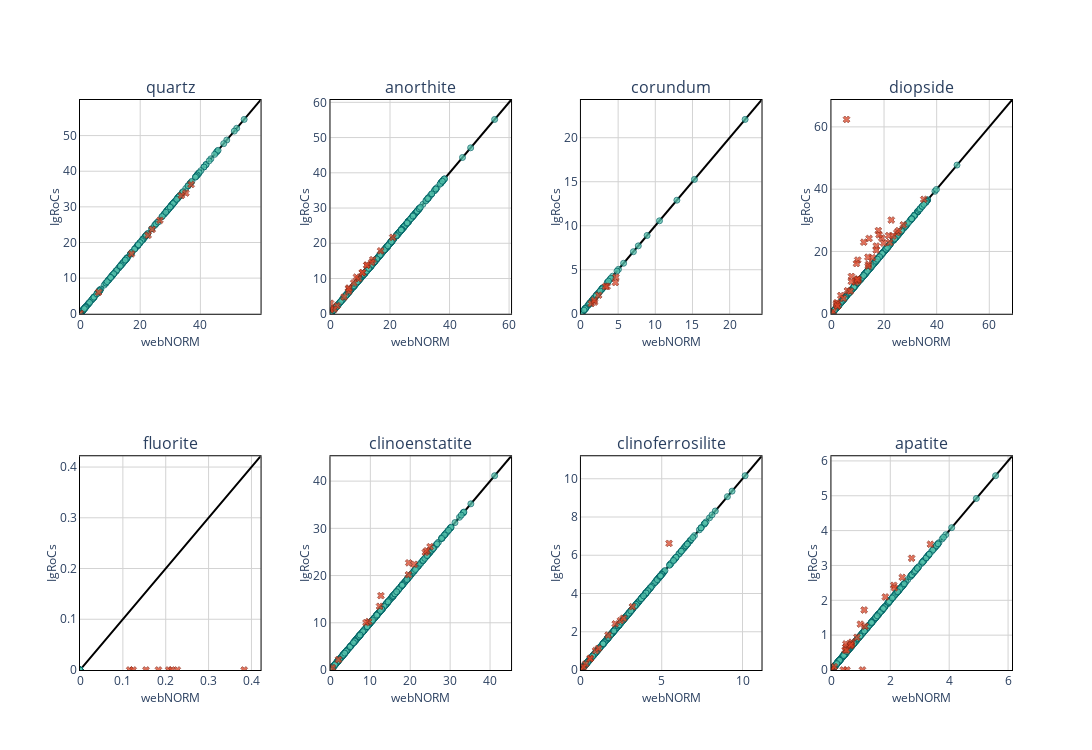

The notebook cell saved with this chart:
### Code cell
#### SAME PLOT AS ABOVE BUT ONLY FOR MINERALS WHERE THERE ARE DIFFERENCES BETWEEN IGROCS AND WEBNORM

plot_norms = ['quartz', 'anorthite', 'corundum', 'diopside', 'fluorite', 'clinoenstatite', 'clinoferrosilite', 'apatite']

# define the number of rows and columns for the subplots

cols=4
rows=math.ceil((len(plot_norms)/cols))

fig = make_subplots(rows=rows, cols=cols, subplot_titles=plot_norms, horizontal_spacing=0.075)

list_index = 0
n_plots = len(plot_norms)

#Add dummy traces to get legend to work
fig.append_trace(
                go.Scatter(
                    x=[0],
                    y=[0],
                    mode='markers',
                    marker=dict(
                        color="#57C4AD",
                        opacity=0.75,
                        line=dict(
                            color='#006164',
                            width=1)),
                    name=r'<1% relative difference',
                    showlegend=True
                    ),
                row=1,
                col=1
            )
fig.append_trace(
                go.Scatter(
                    x=[0],
                    y=[0],
                    mode='markers',
                    marker=dict(
                        symbol='x',
                        color="#DB4325",
                        opacity=0.75,
                        line=dict(
                            color='#8b2a17',
                            width=1)),
                    name=r'>1% relative difference',
                    showlegend=True
                    ),
                row=1,
                col=1
            )

for i in range(1,rows+1):
    for j in range(1,cols+1):
        if list_index + 1 <= n_plots:
            trace = plot_norms[list_index]

            pct_diff_norms_filter = abs(pd.to_numeric(web_norms_lemaitre[trace], errors='coerce') - 
            pd.to_numeric(igrocs_norms_lemaitre[trace], errors='coerce')) / pd.to_numeric(igrocs_norms_lemaitre[trace], errors='coerce') > 0.01


            fig.append_trace(
                go.Scatter(
                    x=[0,100],
                    y=[0,100],
                    mode='lines',
                    line=dict(color='black')
                    ),
                row=i,
                col=j
            )

            fig.append_trace(
            go.Scatter(
                x=pd.to_numeric(web_norms_lemaitre[trace][pct_diff_norms_filter==False], errors='coerce').fillna(0),
                y=pd.to_numeric(igrocs_norms_lemaitre[trace][pct_diff_norms_filter==False], errors='coerce').fillna(0),
                mode='markers',
                marker=dict(
                        color="#57C4AD",
                        opacity=0.75,
                        line=dict(
                            color='#006164',
                            width=1)),
                name=trace
                ),
            row=i,
            col=j
            )

            fig.append_trace(
                go.Scatter(
                    x=pd.to_numeric(web_norms_lemaitre[trace][pct_diff_norms_filter], errors='coerce').fillna(0),
                    y=pd.to_numeric(igrocs_norms_lemaitre[trace][pct_diff_norms_filter], errors='coerce').fillna(0),
                    mode='markers',
                    marker=dict(
                        symbol='x',
                        color="#DB4325",
                        opacity=0.75,
                        line=dict(
                            color='#8b2a17',
                            width=1)),
                    name=trace
                    ),
                row=i,
                col=j
            )
            
            x_max = pd.to_numeric(web_norms_lemaitre[trace], errors='coerce').max()
            y_max =  pd.to_numeric(igrocs_norms_lemaitre[trace], errors='coerce').max()

            xy_max = max([x_max, y_max])*1.1

            if xy_max == 0:
                xy_max = 100


            fig.update_xaxes(
                title_text="webNORM",
                title_font = {"size": 12},
                title_standoff = 5,
                range=[0,xy_max],
                row=i,
                col=j,
                showgrid=True,
                gridcolor='lightgrey',
                linecolor='black',
                showline=True,
                linewidth=1,
                mirror=True
                )
            
            fig.update_yaxes(
                title_text='IgRoCs',
                title_font = {"size": 12},
                title_standoff = 0,
                range=[0,xy_max],
                row=i,
                col=j,
                showgrid=True,
                gridcolor='lightgrey',
                linecolor='black',
                showline=True,
                linewidth=1,
                mirror=True
                )

        list_index +=1

fig.update_layout(height=750, width=1250, showlegend=False, plot_bgcolor='rgba(0,0,0,0)', title_x=0.5)
fig.show()
fig.write_image('figures/igrocs_vs_webnorm_discrepancies.png', scale=2)

### Figure 1 — Plotly figure (JSON) as saved in the notebook; plotly's stock layout.template omitted (floating-point values rounded to 4 significant figures; data arrays with more than 128 entries replaced by an {"elided": "..."} marker saying what was removed)
{"data": [{"marker": {"color": "#57C4AD", "line": {"color": "#006164", "width": 1}, "opacity": 0.75}, "mode": "markers", "name": "<1% relative difference", "showlegend": true, "type": "scatter", "x": [0], "xaxis": "x", "y": [0], "yaxis": "y"}, {"marker": {"color": "#DB4325", "line": {"color": "#8b2a17", "width": 1}, "opacity": 0.75, "symbol": "x"}, "mode": "markers", "name": ">1% relative difference", "showlegend": true, "type": "scatter", "x": [0], "xaxis": "x", "y": [0], "yaxis": "y"}, {"line": {"color": "black"}, "mode": "lines", "type": "scatter", "x": [0, 100], "xaxis": "x", "y": [0, 100], "yaxis": "y"}, {"marker": {"color": "#57C4AD", "line": {"color": "#006164", "width": 1}, "opacity": 0.75}, "mode": "markers", "name": "quartz", "type": "scatter", "x": {"elided": "489 float values"}, "xaxis": "x", "y": {"elided": "489 float values"}, "yaxis": "y"}, {"marker": {"color": "#DB4325", "line": {"color": "#8b2a17", "width": 1}, "opacity": 0.75, "symbol": "x"}, "mode": "markers", "name": "quartz", "type": "scatter", "x": [0.072, 6.188, 35.16, 36.91, 33.67, 17.08, 22.62, 23.99, 26.55], "xaxis": "x", "y": [0.071, 6.016, 33.88, 36.27, 33.18, 16.8, 22.04, 23.68, 26.23], "yaxis": "y"}, {"line": {"color": "black"}, "mode": "lines", "type": "scatter", "x": [0, 100], "xaxis": "x2", "y": [0, 100], "yaxis": "y2"}, {"marker": {"color": "#57C4AD", "line": {"color": "#006164", "width": 1}, "opacity": 0.75}, "mode": "markers", "name": "anorthite", "type": "scatter", "x": {"elided": "478 float values"}, "xaxis": "x2", "y": {"elided": "478 float values"}, "yaxis": "y2"}, {"marker": {"color": "#DB4325", "line": {"color": "#8b2a17", "width": 1}, "opacity": 0.75, "symbol": "x"}, "mode": "markers", "name": "anorthite", "type": "scatter", "x": [12.28, 9.422, 7.828, 6.138, 14.21, 20.91, 6.124, 13.8, 8.726, 4.574, 2.233, 1.257, 0, 0, 0, 16.85, 12.19, 10.77, 10.71, 6.147], "xaxis": "x2", "y": [13.78, 9.947, 8.767, 7.294, 15.34, 21.7, 6.4, 14.57, 10.39, 4.746, 2.291, 1.302, 2.973, 1.487, 1.139, 17.86, 13.79, 11.6, 11.7, 7.075], "yaxis": "y2"}, {"line": {"color": "black"}, "mode": "lines", "type": "scatter", "x": [0, 100], "xaxis": "x3", "y": [0, 100], "yaxis": "y3"}, {"marker": {"color": "#57C4AD", "line": {"color": "#006164", "width": 1}, "opacity": 0.75}, "mode": "markers", "name": "corundum", "type": "scatter", "x": {"elided": "490 float values"}, "xaxis": "x3", "y": {"elided": "490 float values"}, "yaxis": "y3"}, {"marker": {"color": "#DB4325", "line": {"color": "#8b2a17", "width": 1}, "opacity": 0.75, "symbol": "x"}, "mode": "markers", "name": "corundum", "type": "scatter", "x": [4.634, 4.699, 3.516, 1.388, 1.823, 3.309, 1.79, 2.384], "xaxis": "x3", "y": [3.545, 4.154, 3.099, 1.151, 1.327, 3.111, 1.524, 2.109], "yaxis": "y3"}, {"line": {"color": "black"}, "mode": "lines", "type": "scatter", "x": [0, 100], "xaxis": "x4", "y": [0, 100], "yaxis": "y4"}, {"marker": {"color": "#57C4AD", "line": {"color": "#006164", "width": 1}, "opacity": 0.75}, "mode": "markers", "name": "diopside", "type": "scatter", "x": {"elided": "457 float values"}, "xaxis": "x4", "y": {"elided": "457 float values"}, "yaxis": "y4"}, {"marker": {"color": "#DB4325", "line": {"color": "#8b2a17", "width": 1}, "opacity": 0.75, "symbol": "x"}, "mode": "markers", "name": "diopside", "type": "scatter", "x": [22.76, 19.12, 35.11, 17.84, 5.736, 10.05, 10.01, 9.106, 2.336, 6.055, 14.32, 19.84, 17.06, 17.03, 14.14, 15.56, 13.88, 7.611, 7.562, 2.218, 12.3, 0.039, 7.164, 1.992, 3.559, 1.894, 4.532, 10.01, 9.51, 21.75, 10.15, 2.291, 0.632, 9.809, 13.99, 18.1, 24.86, 23.43, 22.15, 25.54, 27.32], "xaxis": "x4", "y": [30.09, 24.31, 36.74, 26.71, 62.4, 11.21, 10.54, 10.14, 2.471, 7.398, 24.17, 22.67, 21.75, 20.44, 15.9, 18.01, 18.17, 11.99, 10.37, 3.365, 22.98, 0.038, 7.251, 3.519, 5.869, 2.97, 4.95, 17.23, 16.11, 25.1, 10.87, 2.521, 0.662, 11.04, 15.32, 25.34, 26.05, 24.97, 22.89, 26.7, 28.56], "yaxis": "y4"}, {"line": {"color": "black"}, "mode": "lines", "type": "scatter", "x": [0, 100], "xaxis": "x5", "y": [0, 100], "yaxis": "y5"}, {"marker": {"color": "#57C4AD", "line": {"color": "#006164", "width": 1}, "opacity": 0.75}, "mode": "markers", "name": "fluorite", "type": "scatter", "x": {"elided": "490 int values"}, "xaxis": "x5", "y": {"elided": "490 int values"}, "yaxis": "y5"}, {"marker": {"color": "#DB4325", "line": {"color": "#8b2a17", "width": 1}, "opacity": 0.75, "symbol": "x"}, "mode": "markers", "name": "fluorite", "type": "scatter", "x": [0.227, 0.116, 0.124, 0.183, 0.383, 0.154, 0.207, 0.214], "xaxis": "x5", "y": [0, 0, 0, 0, 0, 0, 0, 0], "yaxis": "y5"}, {"line": {"color": "black"}, "mode": "lines", "type": "scatter", "x": [0, 100], "xaxis": "x6", "y": [0, 100], "yaxis": "y6"}, {"marker": {"color": "#57C4AD", "line": {"color": "#006164", "width": 1}, "opacity": 0.75}, "mode": "markers", "name": "clinoenstatite", "type": "scatter", "x": {"elided": "486 float values"}, "xaxis": "x6", "y": {"elided": "486 float values"}, "yaxis": "y6"}, {"marker": {"color": "#DB4325", "line": {"color": "#8b2a17", "width": 1}, "opacity": 0.75, "symbol": "x"}, "mode": "markers", "name": "clinoenstatite", "type": "scatter", "x": [19.62, 9.567, 2.004, 0.482, 8.905, 12.31, 12.65, 23.77, 20.99, 19.52, 24.98, 24.14], "xaxis": "x6", "y": [22.69, 10.25, 2.208, 0.505, 10.02, 13.49, 15.74, 24.92, 22.39, 20.18, 26.11, 25.25], "yaxis": "y6"}, {"line": {"color": "black"}, "mode": "lines", "type": "scatter", "x": [0, 100], "xaxis": "x7", "y": [0, 100], "yaxis": "y7"}, {"marker": {"color": "#57C4AD", "line": {"color": "#006164", "width": 1}, "opacity": 0.75}, "mode": "markers", "name": "clinoferrosilite", "type": "scatter", "x": {"elided": "485 float values"}, "xaxis": "x7", "y": {"elided": "485 float values"}, "yaxis": "y7"}, {"marker": {"color": "#DB4325", "line": {"color": "#8b2a17", "width": 1}, "opacity": 0.75, "symbol": "x"}, "mode": "markers", "name": "clinoferrosilite", "type": "scatter", "x": [0.036, 2.124, 0.582, 0.287, 0.15, 0.905, 1.68, 5.454, 1.084, 2.442, 2.629, 0.566, 3.181], "xaxis": "x7", "y": [0.035, 2.413, 0.617, 0.313, 0.157, 1.012, 1.826, 6.622, 1.13, 2.584, 2.706, 0.588, 3.309], "yaxis": "y7"}, {"line": {"color": "black"}, "mode": "lines", "type": "scatter", "x": [0, 100], "xaxis": "x8", "y": [0, 100], "yaxis": "y8"}, {"marker": {"color": "#57C4AD", "line": {"color": "#006164", "width": 1}, "opacity": 0.75}, "mode": "markers", "name": "apatite", "type": "scatter", "x": {"elided": "469 float values"}, "xaxis": "x8", "y": {"elided": "469 float values"}, "yaxis": "y8"}, {"marker": {"color": "#DB4325", "line": {"color": "#8b2a17", "width": 1}, "opacity": 0.75, "symbol": "x"}, "mode": "markers", "name": "apatite", "type": "scatter", "x": [0.023, 0.002, 0.002, 0.002, 0.002, 0.002, 0.097, 0.984, 0.689, 0.494, 0.492, 0.466, 0.516, 2.117, 2.725, 1.112, 2.406, 1.831, 3.361, 1.14, 2.142, 1.054, 0.527, 0.404, 0.869, 0.655, 0.64, 0.682, 0.66], "xaxis": "x8", "y": [0.024, 0.003, 0.003, 0.003, 0.003, 0.003, 0.096, 1.315, 0.796, 0.659, 0.749, 0.57, 0.57, 2.431, 3.206, 1.722, 2.659, 2.096, 3.608, 1.254, 2.357, 0, 0, 0, 0.939, 0.703, 0.7, 0.741, 0.721], "yaxis": "y8"}], "layout": {"annotations": [{"font": {"size": 16}, "showarrow": false, "text": "quartz", "x": 0.09688, "xanchor": "center", "xref": "paper", "y": 1, "yanchor": "bottom", "yref": "paper"}, {"font": {"size": 16}, "showarrow": false, "text": "anorthite", "x": 0.3656, "xanchor": "center", "xref": "paper", "y": 1, "yanchor": "bottom", "yref": "paper"}, {"font": {"size": 16}, "showarrow": false, "text": "corundum", "x": 0.6344, "xanchor": "center", "xref": "paper", "y": 1, "yanchor": "bottom", "yref": "paper"}, {"font": {"size": 16}, "showarrow": false, "text": "diopside", "x": 0.9031, "xanchor": "center", "xref": "paper", "y": 1, "yanchor": "bottom", "yref": "paper"}, {"font": {"size": 16}, "showarrow": false, "text": "fluorite", "x": 0.09688, "xanchor": "center", "xref": "paper", "y": 0.375, "yanchor": "bottom", "yref": "paper"}, {"font": {"size": 16}, "showarrow": false, "text": "clinoenstatite", "x": 0.3656, "xanchor": "center", "xref": "paper", "y": 0.375, "yanchor": "bottom", "yref": "paper"}, {"font": {"size": 16}, "showarrow": false, "text": "clinoferrosilite", "x": 0.6344, "xanchor": "center", "xref": "paper", "y": 0.375, "yanchor": "bottom", "yref": "paper"}, {"font": {"size": 16}, "showarrow": false, "text": "apatite", "x": 0.9031, "xanchor": "center", "xref": "paper", "y": 0.375, "yanchor": "bottom", "yref": "paper"}], "height": 750, "plot_bgcolor": "rgba(0,0,0,0)", "showlegend": false, "title": {"x": 0.5}, "width": 1250, "xaxis": {"anchor": "y", "domain": [0, 0.1938], "gridcolor": "lightgrey", "linecolor": "black", "linewidth": 1, "mirror": true, "range": [0, 59.99], "showgrid": true, "showline": true, "title": {"font": {"size": 12}, "standoff": 5, "text": "webNORM"}}, "xaxis2": {"anchor": "y2", "domain": [0.2687, 0.4625], "gridcolor": "lightgrey", "linecolor": "black", "linewidth": 1, "mirror": true, "range": [0, 60.66], "showgrid": true, "showline": true, "title": {"font": {"size": 12}, "standoff": 5, "text": "webNORM"}}, "xaxis3": {"anchor": "y3", "domain": [0.5375, 0.7312], "gridcolor": "lightgrey", "linecolor": "black", "linewidth": 1, "mirror": true, "range": [0, 24.29], "showgrid": true, "showline": true, "title": {"font": {"size": 12}, "standoff": 5, "text": "webNORM"}}, "xaxis4": {"anchor": "y4", "domain": [0.8063, 1], "gridcolor": "lightgrey", "linecolor": "black", "linewidth": 1, "mirror": true, "range": [0, 68.63], "showgrid": true, "showline": true, "title": {"font": {"size": 12}, "standoff": 5, "text": "webNORM"}}, "xaxis5": {"anchor": "y5", "domain": [0, 0.1938], "gridcolor": "lightgrey", "linecolor": "black", "linewidth": 1, "mirror": true, "range": [0, 0.4213], "showgrid": true, "showline": true, "title": {"font": {"size": 12}, "standoff": 5, "text": "webNORM"}}, "xaxis6": {"anchor": "y6", "domain": [0.2687, 0.4625], "gridcolor": "lightgrey", "linecolor": "black", "linewidth": 1, "mirror": true, "range": [0, 45.26], "showgrid": true, "showline": true, "title": {"font": {"size": 12}, "standoff": 5, "text": "webNORM"}}, "xaxis7": {"anchor": "y7", "domain": [0.5375, 0.7312], "gridcolor": "lightgrey", "linecolor": "black", "linewidth": 1, "mirror": true, "range": [0, 11.18], "showgrid": true, "showline": true, "title": {"font": {"size": 12}, "standoff": 5, "text": "webNORM"}}, "xaxis8": {"anchor": "y8", "domain": [0.8063, 1], "gridcolor": "lightgrey", "linecolor": "black", "linewidth": 1, "mirror": true, "range": [0, 6.134], "showgrid": true, "showline": true, "title": {"font": {"size": 12}, "standoff": 5, "text": "webNORM"}}, "yaxis": {"anchor": "x", "domain": [0.625, 1], "gridcolor": "lightgrey", "linecolor": "black", "linewidth": 1, "mirror": true, "range": [0, 59.99], "showgrid": true, "showline": true, "title": {"font": {"size": 12}, "standoff": 0, "text": "IgRoCs"}}, "yaxis2": {"anchor": "x2", "domain": [0.625, 1], "gridcolor": "lightgrey", "linecolor": "black", "linewidth": 1, "mirror": true, "range": [0, 60.66], "showgrid": true, "showline": true, "title": {"font": {"size": 12}, "standoff": 0, "text": "IgRoCs"}}, "yaxis3": {"anchor": "x3", "domain": [0.625, 1], "gridcolor": "lightgrey", "linecolor": "black", "linewidth": 1, "mirror": true, "range": [0, 24.29], "showgrid": true, "showline": true, "title": {"font": {"size": 12}, "standoff": 0, "text": "IgRoCs"}}, "yaxis4": {"anchor": "x4", "domain": [0.625, 1], "gridcolor": "lightgrey", "linecolor": "black", "linewidth": 1, "mirror": true, "range": [0, 68.63], "showgrid": true, "showline": true, "title": {"font": {"size": 12}, "standoff": 0, "text": "IgRoCs"}}, "yaxis5": {"anchor": "x5", "domain": [0, 0.375], "gridcolor": "lightgrey", "linecolor": "black", "linewidth": 1, "mirror": true, "range": [0, 0.4213], "showgrid": true, "showline": true, "title": {"font": {"size": 12}, "standoff": 0, "text": "IgRoCs"}}, "yaxis6": {"anchor": "x6", "domain": [0, 0.375], "gridcolor": "lightgrey", "linecolor": "black", "linewidth": 1, "mirror": true, "range": [0, 45.26], "showgrid": true, "showline": true, "title": {"font": {"size": 12}, "standoff": 0, "text": "IgRoCs"}}, "yaxis7": {"anchor": "x7", "domain": [0, 0.375], "gridcolor": "lightgrey", "linecolor": "black", "linewidth": 1, "mirror": true, "range": [0, 11.18], "showgrid": true, "showline": true, "title": {"font": {"size": 12}, "standoff": 0, "text": "IgRoCs"}}, "yaxis8": {"anchor": "x8", "domain": [0, 0.375], "gridcolor": "lightgrey", "linecolor": "black", "linewidth": 1, "mirror": true, "range": [0, 6.134], "showgrid": true, "showline": true, "title": {"font": {"size": 12}, "standoff": 0, "text": "IgRoCs"}}}}
